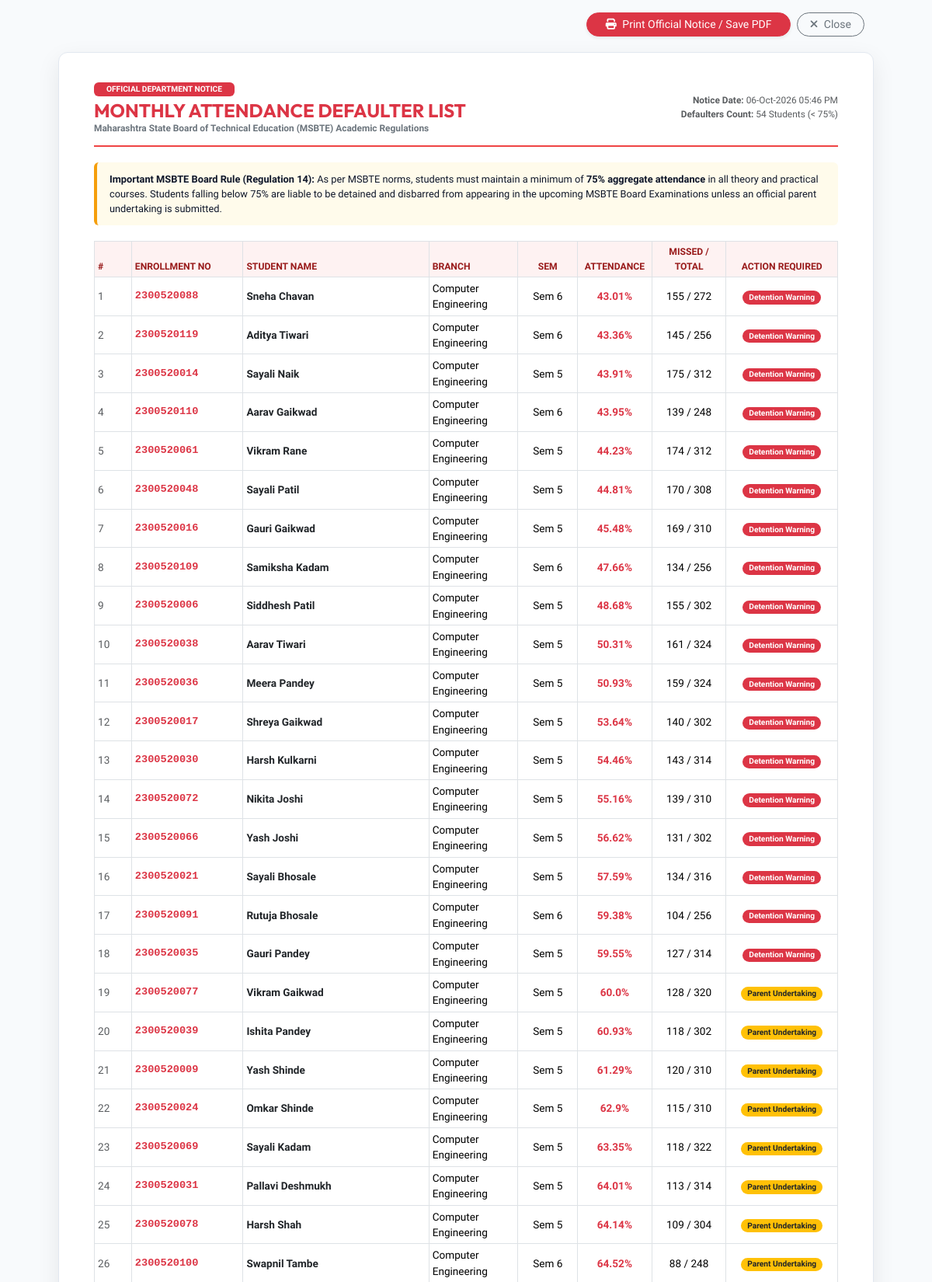
/reports/defaulters/print (signed in, upper part), run on the app's committed database.
### models/student.py (models this page shows, shortened)
class Student(db.Model):
    __tablename__ = 'students'
    id = db.Column(db.Integer, primary_key=True)
    enrollment_no = db.Column(db.String(30), unique=True, nullable=False, index=True)
    name = db.Column(db.String(100), nullable=False)
    branch = db.Column(db.String(80), nullable=False, default='Computer Engineering')
    semester = db.Column(db.Integer, nullable=False, default=5)
    academic_year = db.Column(db.String(20), nullable=False, default='2025-2026')
    email = db.Column(db.String(120), nullable=True)
    phone = db.Column(db.String(20), nullable=True)
    admission_year = db.Column(db.Integer, nullable=False, default=2023)
    previous_percentage = db.Column(db.Float, default=70.0)
    assignment_percentage = db.Column(db.Float, default=75.0)
    created_at = db.Column(db.DateTime, default=datetime.utcnow)
    marks = db.relationship('Marks', backref='student', cascade='all, delete-orphan', lazy='dynamic')
    attendances = db.relationship('Attendance', backref='student', cascade='all, delete-orphan', lazy='dynamic')
    def calculate_overall_attendance(self):
        records = self.attendances.all()
        if not records:
            return 80.0
        total_conducted = sum(a.total_classes for a in records)
        total_attended = sum(a.attended_classes for a in records)
        if total_conducted == 0:
            return 0.0
        return round((total_attended / total_conducted) * 100.0, 2)

### routes/reports.py (the view)
@reports_bp.route('/reports/defaulters/print')
@admin_required
def print_defaulters_notice():
    students = Student.query.all()
    defaulters = []
    for s in students:
        att = s.calculate_overall_attendance()
        if att < 75.0:
            records = s.attendances.all()
            total_cond = sum(a.total_classes for a in records) if records else 50
            total_att = sum(a.attended_classes for a in records) if records else int(50 * att / 100)
            missed = max(0, total_cond - total_att)
            defaulters.append({
                'student': s,
                'attendance': att,
                'total_conducted': total_cond,
                'attended': total_att,
                'missed': missed,
                'category': 'Critical Detention (<60%)' if att < 60.0 else 'Undertaking Required (60-74%)',
                'severity': 'danger' if att < 60.0 else 'warning'
            })
    defaulters.sort(key=lambda x: x['attendance'])
    generated_date = datetime.now().strftime('%d-%b-%Y %I:%M %p')
    return render_template('print_defaulters.html', defaulters=defaulters, generated_date=generated_date)

### routes/auth.py (called while the page is built)
def admin_required(f):
    @wraps(f)
    def decorated_function(*args, **kwargs):
        if 'user_id' not in session:
            flash('Please log in as an Administrator.', 'warning')
            return redirect(url_for('auth.login'))
        if session.get('role') != 'admin':
            return render_template('403.html'), 403
        return f(*args, **kwargs)
    return decorated_function

### templates/print_defaulters.html (shortened to what this page needs)
<!DOCTYPE html>
<html lang="en">
<head>
    <link href="https://cdn.jsdelivr.net/npm/bootstrap@5.3.2/dist/css/bootstrap.min.css" rel="stylesheet">
    <link rel="stylesheet" href="https://cdnjs.cloudflare.com/ajax/libs/font-awesome/6.5.1/css/all.min.css">
</head>
<body>
<div class="container my-3 no-print text-end" style="max-width: 1050px;">
    <button onclick="window.print()" class="btn btn-danger btn-sm px-4 rounded-pill shadow-sm">
        <i class="fa-solid fa-print me-1"></i> Print Official Notice / Save PDF
    </button>
    <a href="javascript:window.close()" class="btn btn-outline-secondary btn-sm rounded-pill ms-1 px-3">
        <i class="fa-solid fa-xmark me-1"></i> Close
    </a>
</div>
<div class="print-container">
    <div class="print-header d-flex justify-content-between align-items-center">
        <div>
            <span class="badge bg-danger mb-1 px-3 py-1 text-uppercase">Official Department Notice</span>
            <h4 class="fw-bold text-danger mb-0" style="font-family: 'Outfit', sans-serif;">MONTHLY ATTENDANCE DEFAULTER LIST</h4>
            <div class="text-secondary small fw-semibold">Maharashtra State Board of Technical Education (MSBTE) Academic Regulations</div>
        </div>
        <div class="text-end text-muted small">
            <div><strong>Notice Date:</strong> {{ generated_date }}</div>
            <div><strong>Defaulters Count:</strong> {{ defaulters|length }} Students (< 75%)</div>
        </div>
    </div>
    <div class="rule-box">
        <strong>Important MSBTE Board Rule (Regulation 14):</strong> As per MSBTE norms, students must maintain a minimum of <strong>75% aggregate attendance</strong> in all theory and practical courses. Students falling below 75% are liable to be detained and disbarred from appearing in the upcoming MSBTE Board Examinations unless an official parent undertaking is submitted.
    </div>
    <table class="table table-bordered table-sm table-custom align-middle">
        <thead>
            <tr>
                <th style="width: 5%;">#</th>
                <th style="width: 15%;">Enrollment No</th>
                <th style="width: 25%;">Student Name</th>
                <th style="width: 12%;">Branch</th>
                <th class="text-center" style="width: 8%;">Sem</th>
                <th class="text-center" style="width: 10%;">Attendance</th>
                <th class="text-center" style="width: 10%;">Missed / Total</th>
                <th class="text-center" style="width: 15%;">Action Required</th>
            </tr>
        </thead>
        <tbody>
            {% for d in defaulters %}
            {% set s = d.student %}
            <tr>
                <td class="text-muted">{{ loop.index }}</td>
                <td class="font-monospace fw-bold text-danger">{{ s.enrollment_no }}</td>
                <td class="fw-bold text-dark">{{ s.name }}</td>
                <td>{{ s.branch }}</td>
                <td class="text-center">Sem {{ s.semester }}</td>
                <td class="text-center fw-bold text-danger">{{ d.attendance }}%</td>
                <td class="text-center">{{ d.missed }} / {{ d.total_conducted }}</td>
                <td class="text-center">
                    {% if d.attendance < 60 %}
                        <span class="badge bg-danger rounded-pill px-2">Detention Warning</span>
                    {% else %}
                        <span class="badge bg-warning text-dark rounded-pill px-2">Parent Undertaking</span>
                    {% endif %}
                </td>
            </tr>
            {% else %}
            <tr><td colspan="8" class="text-center py-4 text-success fw-bold">All enrolled students have maintained above 75% attendance. No defaulters!</td></tr>
            {% endfor %}
        </tbody>
    </table>
</div>
</body>
</html>

### templates/print_defaulters.html (style rules this page uses)
body { font-family: 'Plus Jakarta Sans', sans-serif; background-color: #f8fafc; color: #0f172a; font-size: 0.85rem; }
.print-container { max-width: 1050px; margin: 20px auto; background: #fff; padding: 35px 45px; border-radius: 12px; box-shadow: 0 10px 30px rgba(0,0,0,0.08); border: 1px solid #e2e8f0; }
.print-header { border-bottom: 2px solid #ef4444; padding-bottom: 12px; margin-bottom: 20px; }
.table-custom th { background-color: #fef2f2; color: #991b1b; font-size: 0.76rem; text-transform: uppercase; font-weight: 700; }
.rule-box { background: #fffbeb; border-left: 4px solid #f59e0b; padding: 12px 16px; margin-bottom: 20px; font-size: 0.8rem; border-radius: 6px; }

### data on the page
Student: enrollment_no "2300520088", name "Sneha Chavan", branch "Computer Engineering", semester "6"
Student: enrollment_no "2300520119", name "Aditya Tiwari", branch "Computer Engineering", semester "6"
Student: enrollment_no "2300520014", name "Sayali Naik", branch "Computer Engineering", semester "5"
Student: enrollment_no "2300520110", name "Aarav Gaikwad", branch "Computer Engineering", semester "6"
Student: enrollment_no "2300520061", name "Vikram Rane", branch "Computer Engineering", semester "5"
Student: enrollment_no "2300520048", name "Sayali Patil", branch "Computer Engineering", semester "5"
Student: enrollment_no "2300520016", name "Gauri Gaikwad", branch "Computer Engineering", semester "5"
Student: enrollment_no "2300520109", name "Samiksha Kadam", branch "Computer Engineering", semester "6"
Student: enrollment_no "2300520006", name "Siddhesh Patil", branch "Computer Engineering", semester "5"
Student: enrollment_no "2300520038", name "Aarav Tiwari", branch "Computer Engineering", semester "5"
Student: enrollment_no "2300520036", name "Meera Pandey", branch "Computer Engineering", semester "5"
Student: enrollment_no "2300520017", name "Shreya Gaikwad", branch "Computer Engineering", semester "5"
Student: enrollment_no "2300520030", name "Harsh Kulkarni", branch "Computer Engineering", semester "5"
Student: enrollment_no "2300520072", name "Nikita Joshi", branch "Computer Engineering", semester "5"
Student: enrollment_no "2300520066", name "Yash Joshi", branch "Computer Engineering", semester "5"
Student: enrollment_no "2300520021", name "Sayali Bhosale", branch "Computer Engineering", semester "5"
Student: enrollment_no "2300520091", name "Rutuja Bhosale", branch "Computer Engineering", semester "6"
Student: enrollment_no "2300520035", name "Gauri Pandey", branch "Computer Engineering", semester "5"
Student: enrollment_no "2300520077", name "Vikram Gaikwad", branch "Computer Engineering", semester "5"
Student: enrollment_no "2300520039", name "Ishita Pandey", branch "Computer Engineering", semester "5"
Student: enrollment_no "2300520009", name "Yash Shinde", branch "Computer Engineering", semester "5"
Student: enrollment_no "2300520024", name "Omkar Shinde", branch "Computer Engineering", semester "5"
Student: enrollment_no "2300520069", name "Sayali Kadam", branch "Computer Engineering", semester "5"
Student: enrollment_no "2300520031", name "Pallavi Deshmukh", branch "Computer Engineering", semester "5"
Student: enrollment_no "2300520078", name "Harsh Shah", branch "Computer Engineering", semester "5"
Student: enrollment_no "2300520100", name "Swapnil Tambe", branch "Computer Engineering", semester "6"

### other printed values
{{ defaulters|length }} "54"
{{ d.attendance }} "43.01" "43.36" "43.91" "43.95" "44.23" "44.81" "45.48" "47.66" "48.68" "50.31" "50.93" "53.64" "54.46" "55.16" "56.62" "57.59" "59.38" "59.55" "60.0" "60.93" "61.29" "62.9" "63.35" "64.01" "64.14" "64.52"
{{ d.missed }} "155" "145" "175" "139" "174" "170" "169" "134" "155" "161" "159" "140" "143" "139" "131" "134" "104" "127" "128" "118" "120" "115" "118" "113" "109" "88"
{{ d.total_conducted }} "272" "256" "312" "248" "312" "308" "310" "256" "302" "324" "324" "302" "314" "310" "302" "316" "256" "314" "320" "302" "310" "310" "322" "314" "304" "248"
